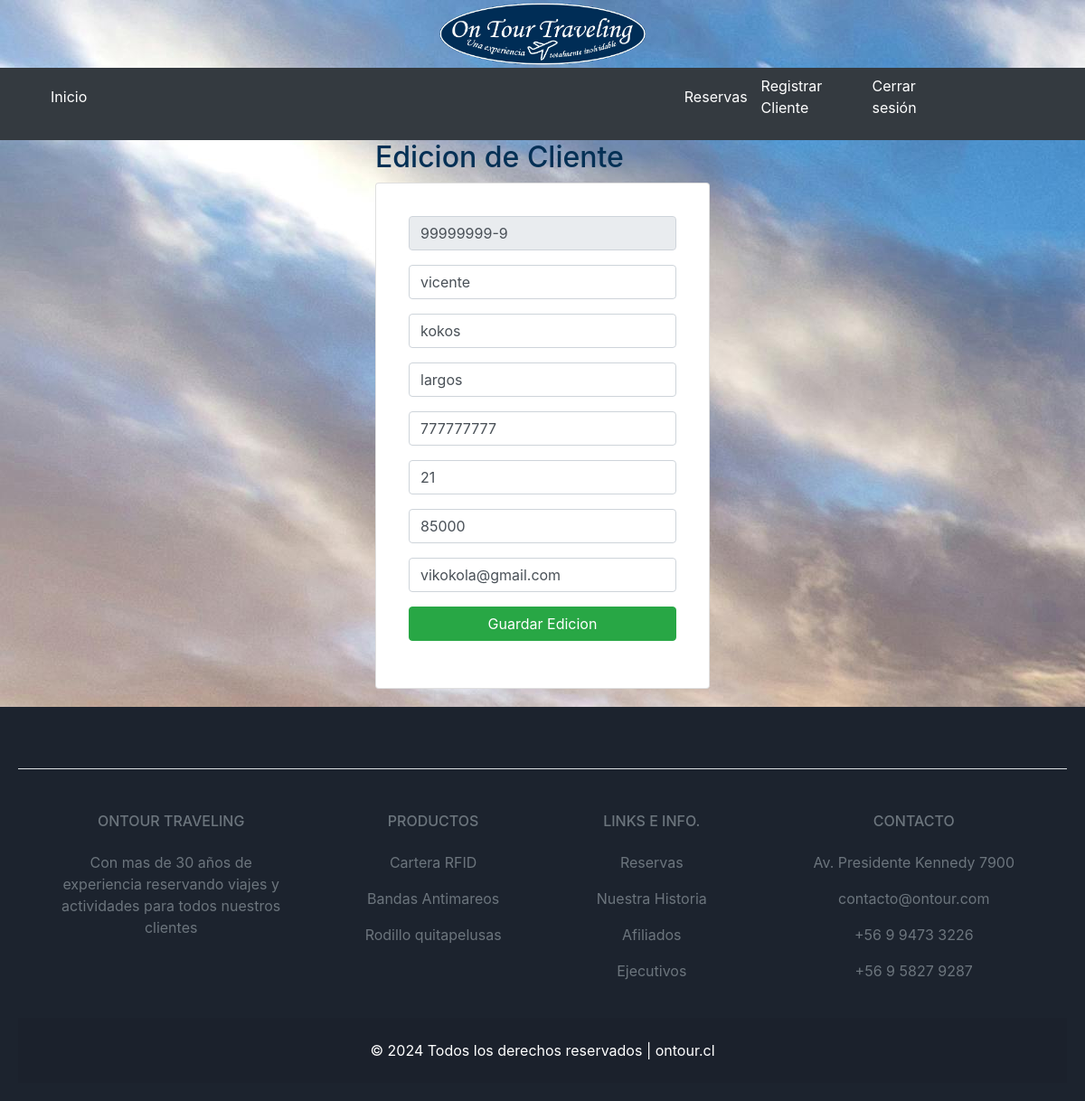
/edit1/99999999-9 (signed in), run on the app's committed database.
### otb/models.py (models this page shows)
class Cliente(models.Model):
    rut     = models.CharField(primary_key=True, max_length=10)
    nombre  = models.CharField(max_length=30)
    aPaterno = models.CharField(max_length=30)
    aMaterno = models.CharField(max_length=30)
    fono      = models.IntegerField()
    edad     = models.IntegerField()
    deposito = models.IntegerField()
    email    = models.EmailField(unique=True, max_length=100, blank=True, null=True)

### otb/views.py (the view)
# urls.py: path('edit1/<rut>', views.edit),
def edit(request, rut):
    cliente = Cliente.objects.get(rut=rut)
    return render(request, "otb/edit.html", {"cliente": cliente})

### otb/templates/otb/edit.html
{% extends "otb/base.html" %}
{% block content %}
<div class = "row">
    <div class="col-md-4 offset-md-4">
        <h2>Edicion de Cliente</h2>
        <div class="card p-3">
            <div class="card-body">
                <form action="/edit/" method="POST">{% csrf_token %}
                    <div class="form-group mb-3">
                        <input type="text" id="Rut" name="Rut" value="{{cliente.rut}}" class="form-control" placeholder="Rut"
                        minlength="10" maxlength="10" readonly required>
                    </div>
                    <div class="form-group mb-3">
                        <input type="text" id="Nombre" name="Nombre" value="{{cliente.nombre}}" class="form-control" placeholder="Nombre"
                        maxlength="50" required>
                    </div>
                    <div class="form-group mb-3">
                        <input type="text" id="numCantidad" name="aPaterno" value="{{cliente.aPaterno}}" class="form-control" placeholder="Apellido Paterno" min="1" max="100" required>
                    </div>
                    <div class="form-group mb-3">
                        <input type="text" id="numCantidad" name="aMaterno" value="{{cliente.aMaterno}}" class="form-control" placeholder="Apellido Materno" min="1" max="100" required>
                    </div>
                    <div class="form-group mb-3">
                        <input type="number" id="numCantidad" name="Fono" value="{{cliente.fono}}" class="form-control" placeholder="Telefono" min="111111111" max="999999999" required>
                    </div>
                    <div class="form-group mb-3">
                        <input type="number" id="numCantidad" name="Edad" value="{{cliente.edad}}" class="form-control" placeholder="Edad" min="1" max="100" required>
                    </div>
                    <div class="form-group mb-3">
                        <input type="number" id="numCantidad" name="Deposito" value="{{cliente.deposito}}" class="form-control" placeholder="Deposito" min="1000" max="150000" required>
                    </div>
                    <div class="form-group mb-3">
                        <input type="text" id="numCantidad" name="Email" value="{{cliente.email}}" class="form-control" placeholder="Email" min="20" max="50" required>
                    </div>
                    <div class="form-group">
                        <button type="submit" class="btn btn-success btn-block text-white">Guardar Edicion</button>
                    </div>
                </form>
            </div>
        </div>
    </div>
</div>
{% endblock content %}

### otb/static/css/style.css (style rules this page uses)
body { background: rgb(4, 48, 85, 10.5); color: rgb(4, 48, 85, 10.5); }

### otb/templates/otb/base.html (style rules this page uses)
body { background-image: url('static/img/fondo.jpg'); }

### data on the page
Cliente: Rut "99999999-9", Nombre "vicente", aPaterno "kokos", aMaterno "largos", Fono "777777777", Edad "21", Deposito "85000", Email "vikokola@gmail.com"
